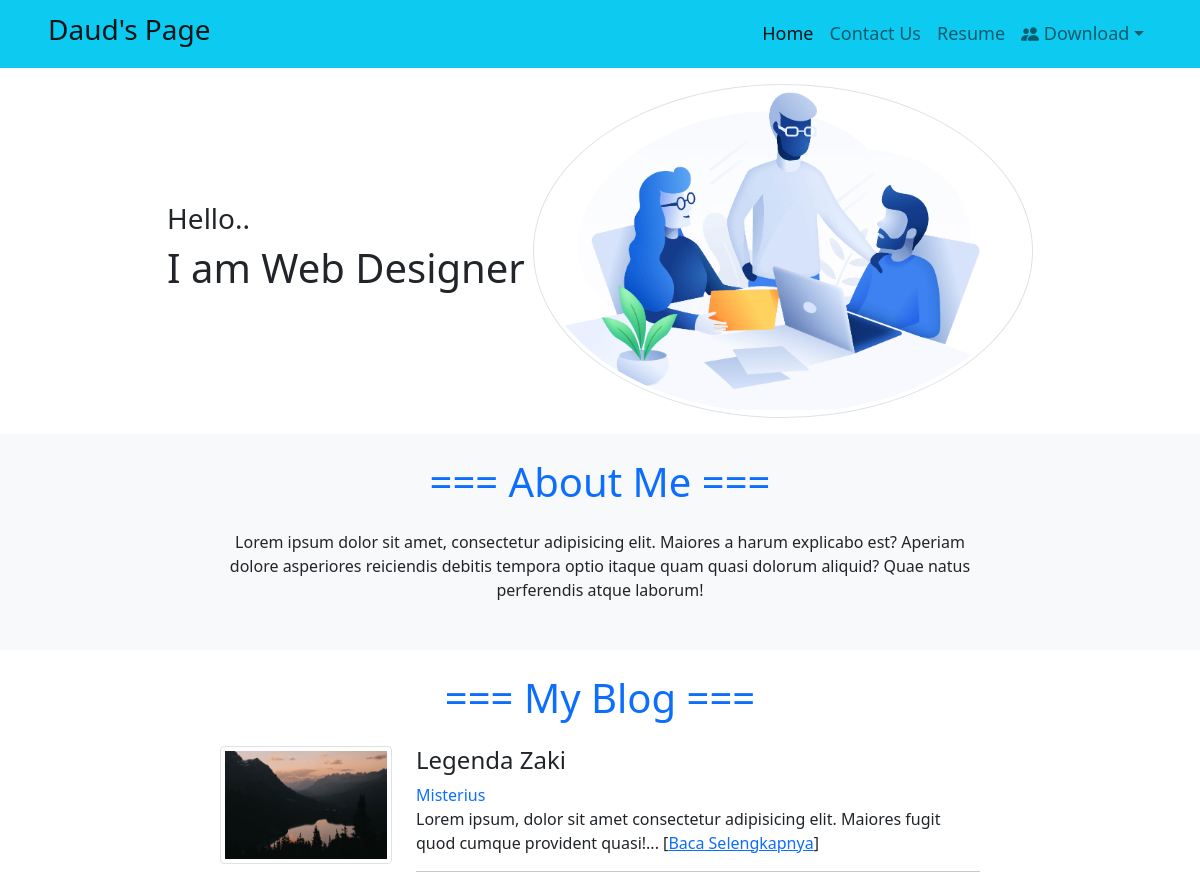
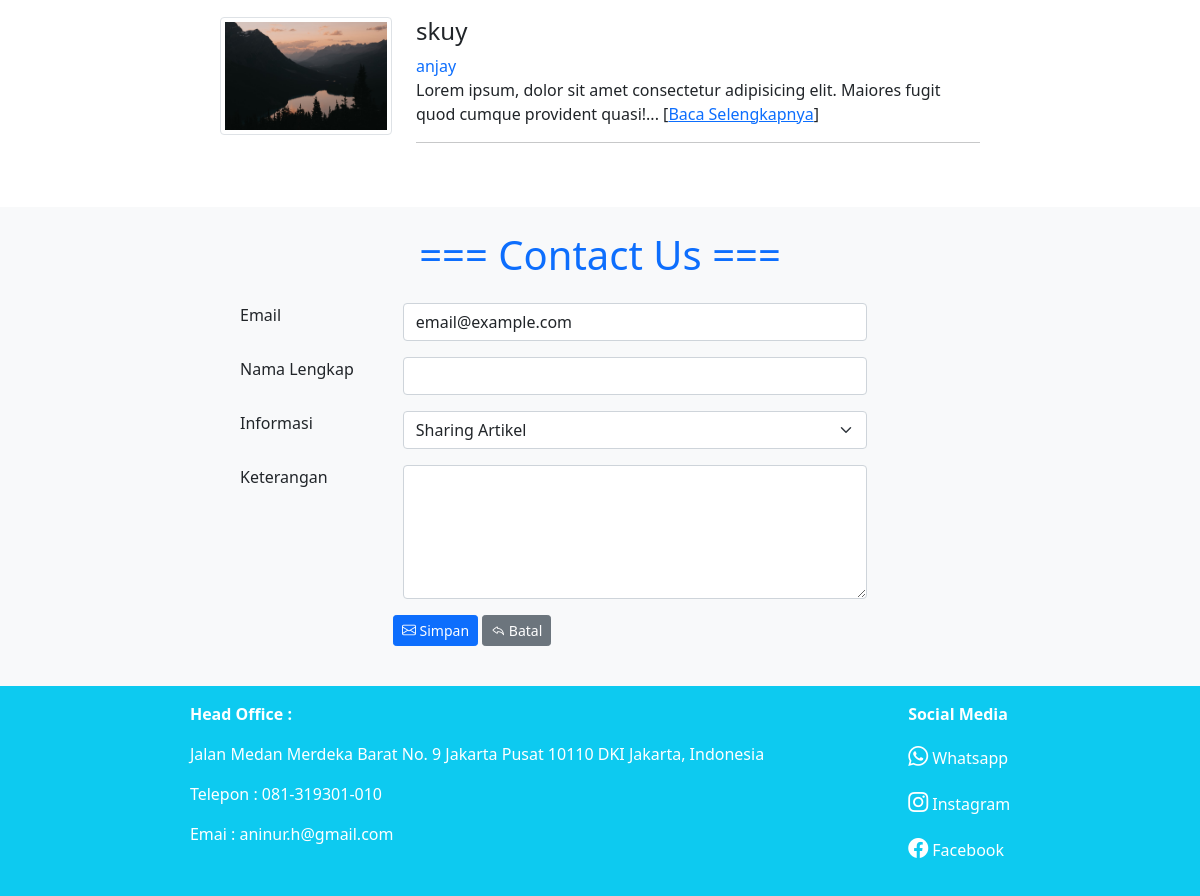
/landingpage/index.php, run on the app's committed database (2 pictures, top to bottom).
### tables this page shows
CREATE TABLE `mst_blog` (
  `judul` varchar(50) NOT NULL,
  `file_gmb` varchar(50) NOT NULL,
  `isi_blog` text NOT NULL,
  `tglblog` datetime NOT NULL,
  `penulis` varchar(30) NOT NULL,
  `idblog` int(11) NOT NULL,
  `id_kategori` int(11) NOT NULL,
  `is_aktif` tinyint(1) NOT NULL
);

### landingpage/index.php (the view, shortened to what this page needs)
<?php
  require("../koneksidb.php");
  $qdata = mysqli_query($koneksidb, "SELECT a.*, nm_kategori FROM mst_blog
  AS a INNER JOIN mst_kategori AS b ON a.id_kategori = b.idkategori ")
    or die(mysqli_error($koneksidb));
?>
<!DOCTYPE html>
<html lang="en">
  <head>
    <link rel="stylesheet" href="assets/bootstrap5/css/bootstrap.min.css" />
    <link href="https://cdn.jsdelivr.net/npm/bootstrap@5.0.2/dist/css/bootstrap.min.css" rel="stylesheet">
    <link rel="stylesheet" href="assets/style.css" />
    <link rel="stylesheet" href="https://cdn.jsdelivr.net/npm/bootstrap-icons@1.5.0/font/bootstrap-icons.css" />
  </head>
  <body>
    <nav class="navbar navbar-expand-lg navbar-light bg-info">
      <div class="container-fluid pe-5 ps-5">
        <a class="navbar-brand fw-bold" href="index.html"><h3>Daud's Page</h3></a>
        <div class="collapse navbar-collapse text-white" id="navbarSupportedContent">
          <ul class="navbar-nav ms-auto mb-2 mb-lg-0 fontnav">
            <li class="nav-item">
              <a class="nav-link active" aria-current="page" href="#">Home</a>
            </li>
            <li class="nav-item">
              <a class="nav-link" href="index.html#contactus">Contact Us</a>
            </li>
            <li class="nav-item">
              <a class="nav-link" href="resume.html">Resume</a>
            </li>
            <li class="nav-item dropdown">
              <a class="nav-link dropdown-toggle" href="#" id="navbarDropdown" role="button" data-bs-toggle="dropdown" aria-expanded="false">
                <i class="bi bi-people-fill"></i> Download</a
              >
            </li>
          </ul>
        </div>
      </div>
    </nav>
    <header class="bg-white">
      <div class="container-fluid d-flex justify-content-center align-items-center p-3">
        <span class="pe-2">
          <h3>Hello..</h3>
          <h1>I am Web Designer</h1>
        </span>
        <span>
          <img src="assets/images/header.png" class="rounded-circle img-fluid img-thumbnail" width="500" />
        </span>
      </div>
    </header>
    <section id="aboutme" class="bg-light">
      <div class="container-fluid d-flex flex-column align-items-center p-4">
        <h1 class="text-primary text-opacity-100 pb-3">=== About Me ===</h1>
        <div class="row pb-4 justify-content-center">
          <div class="col-2"></div>
          <div class="col-8 text-center">
            Lorem ipsum dolor sit amet, consectetur adipisicing elit. Maiores a harum explicabo est? Aperiam dolore asperiores reiciendis debitis
            tempora optio itaque quam quasi dolorum aliquid? Quae natus perferendis atque laborum!
          </div>
          <div class="col-2"></div>
        </div>
      </div>
    </section>
    <section id="blog" class="bg-white">
      <div class="container-fluid d-flex flex-column align-items-center p-4">
        <h1 class="text-primary text-opacity-100 pb-3">=== My Blog ===</h1>
        <?php
          while($row = mysqli_fetch_array($qdata)){
        ?>
        <div class="row mb-4">
          <div class="col-md-2"></div>
          <div class="col-md-2">
            <img src="assets/images/<?php echo $row["file_gmb"]?>" width="270" class="img-fluid img-thumbnail" />
          </div>
          <div class="col-md-6">
            <h4><?php echo $row["judul"]?></h4>
            <div>
              <span class="text-primary fs-6"><?php echo $row["penulis"]?></span>
            </div>
            <p>
            <?= substr_replace($row["isi_blog"], "...", 100); ?>
            [<a href="detailblog.php?=id<?php echo $row["idblog"]?>">Baca Selengkapnya</a>]
            </p>
            <hr />
          </div>
        </div>
        <?php
          }
        ?>
      </div>
    </section>
    <section id="contactus" class="bg-light">
      <div class="container p-4">
        <h1 class="text-primary text-opacity-100 text-center pb-3">=== Contact Us ===</h1>
        <div class="row">
          <div class="col col-lg-2"></div>
          <div class="col col-lg-7">
            <form action="#">
              <div class="row mb-3">
                <label for="staticEmail" class="col-md-3 form-label">Email</label>
                <div class="col-md-9">
                  <input type="text" class="form-control" id="staticEmail" value="email@example.com" />
                </div>
              </div>
              <div class="row mb-3">
                <label for="nama`" class="col-md-3 form-label">Nama Lengkap</label>
                <div class="col-md-9">
                  <input type="text" class="form-control" id="nama" />
                </div>
              </div>
              <div class="row mb-3">
                <label for="info" class="col-md-3 form-label">Informasi</label>
                <div class="col-md-9">
                  <select name="info" id="info" class="form-select">
                    <option value="">Sharing Artikel</option>
                  </select>
                </div>
              </div>
              <div class="row mb-3">
                <label for="ket" class="col-md-3 form-label">Keterangan</label>
                <div class="col-md-9">
                  <textarea name="ket" id="ket" cols="30" rows="5" class="form-control"></textarea>
                </div>
              </div>
              <div class="row mb-3">
                <div class="col-md-9 text-center">
                  <button class="btn btn-primary btn-sm"><i class="bi bi-envelope"></i> Simpan</button>
                  <button class="btn btn-secondary btn-sm"><i class="bi bi-reply"></i> Batal</button>
                </div>
              </div>
            </form>
          </div>
        </div>
      </div>
    </section>
    <footer class="bg-info bg-opacity-100">
      <div class="container-fluid d-flex justify-content-center text-white p-3">
        <span class="me-5 pe-5 fs-6">
          <address class="fw-bold">Head Office :</address>
          <p>Jalan Medan Merdeka Barat No. 9 Jakarta Pusat 10110 DKI Jakarta, Indonesia</p>
          <p>Telepon : 081-319301-010</p>
          <p>Emai : aninur.h@gmail.com</p>
        </span>
        <span class="ms-5">
          <address class="fw-bold">Social Media</address>
          <p>
            <a href="http://" target="_blank" rel="noopener noreferrer"><i class="bi bi-whatsapp iconsize"></i></a> Whatsapp
          </p>
          <p>
            <a href="http://" target="_blank" rel="noopener noreferrer"><i class="bi bi-instagram iconsize"></i></a> Instagram
          </p>
          <p>
            <a href="http://" target="_blank" rel="noopener noreferrer"><i class="bi bi-facebook iconsize"></i></a> Facebook
          </p>
        </span>
      </div>
    </footer>
  </body>
</html>

### landingpage/assets/style.css (style rules this page uses)
.fontnav { font-size: 18px; font-weight: 500; }
.iconsize { font-size: 20px; color: white; }

### data on the page
mst_blog: file_gmb (picture), judul "Legenda Zaki", penulis "Misterius", isi_blog "Lorem ipsum, dolor sit amet consectetur adipisicing elit. Maiores fugit quod cumque provident quasi!..."
mst_blog: file_gmb (picture), judul "skuy", penulis "anjay", isi_blog "Lorem ipsum, dolor sit amet consectetur adipisicing elit. Maiores fugit quod cumque provident quasi!..."
